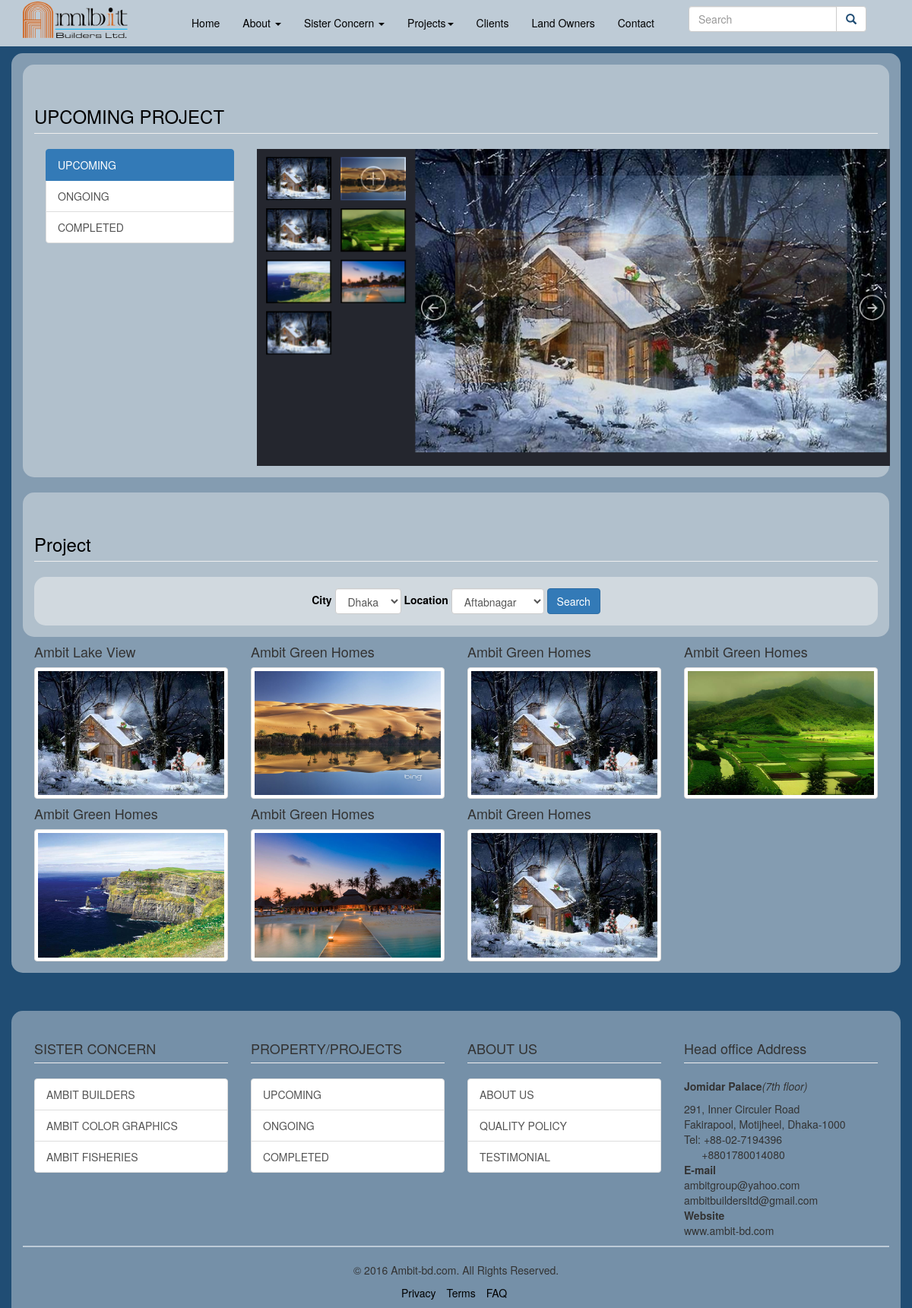
Screenshot of /upcoming.php with the database file from the repository.
### tables this page shows
CREATE TABLE IF NOT EXISTS `tbl_upcoming_project` (
  `id` int(20) NOT NULL AUTO_INCREMENT,
  `project_name` varchar(100) NOT NULL,
  `address` text NOT NULL,
  `land_area` varchar(300) NOT NULL,
  `land_position` varchar(300) NOT NULL,
  `city` varchar(50) NOT NULL,
  `project_location` varchar(100) NOT NULL,
  `label` varchar(100) NOT NULL,
  `no_of_apertment` varchar(100) NOT NULL,
  `apertment_size` text NOT NULL,
  `description` text NOT NULL,
  `no_of_lift` int(3) NOT NULL,
  `lift_capacity` int(3) NOT NULL,
  `generator` varchar(300) NOT NULL,
  `started_date` text NOT NULL,
  `ended_date` text NOT NULL,
  `image` text NOT NULL,
  `construction_status` text NOT NULL,
  `viedo_link` text NOT NULL,
  `map` text NOT NULL,
  PRIMARY KEY (`id`)
);

CREATE TABLE IF NOT EXISTS `tbl_contact_us` (
  `head_office` varchar(100) NOT NULL,
  `h_address` text NOT NULL,
  `local_office` varchar(100) NOT NULL,
  `l_address` text NOT NULL,
  PRIMARY KEY (`head_office`)
);

### class/Application.php (called while the page is built, shortened)
<?php
class Application {
    private $db_connect;
    public function __construct() {
        $host_name = 'localhost';
        $user_name = 'root';
        $password = '';
        $db_name = 'db_realstate';
        $this->db_connect = mysqli_connect($host_name, $user_name, $password, $db_name);
    }
    public function select_all_upcoming_project_info() {
        $sql = "SELECT * FROM tbl_upcoming_project";
        if (mysqli_query($this->db_connect, $sql)) {
            $query_result = mysqli_query($this->db_connect, $sql);
            return $query_result;
        } else {
            die('Query problem' . mysqli_error($this->db_connect));
        }
    }
    public function select_all_contact_info() {
        $sql = "SELECT * FROM tbl_contact_us";
        if (mysqli_query($this->db_connect, $sql)) {
            $query_result = mysqli_query($this->db_connect, $sql);
            return $query_result;
        } else {
            die('Query problem' . mysqli_error($this->db_connect));
        }
    }
}

### upcoming.php (the view, shortened to what this page needs)
<?php
$page_title = strtoupper(basename(__FILE__, '.php'));
?>
<?php include("./includes/header.php"); ?>
<?php
include("./includes/navbar.php");
$quiry_result = $obj_application->select_all_upcoming_project_info();
?>
<div class="container aboutus margintop60" >
    <div class="row subaboutus">
        <h3 class="page-header"><?php echo $page_title; ?> PROJECT</h3>
        <div class="col-md-3">
            <div class="list-group">
                <a href="upcoming.php" class="list-group-item active">UPCOMING</a>
                <a href="ongoing.php" class="list-group-item " >ONGOING</a>
                <a href="complete.php" class="list-group-item">COMPLETED</a>
            </div>
        </div>
        <div class="col-md-9">
            <div id="jssor_1" style="position: relative; margin: 0 auto; top: 0px; left: 0px; width: 960px; height: 480px; overflow: hidden; visibility: hidden; background-color: #24262e;">
                <div data-u="slides" style="cursor: default; position: relative; top: 0px; left: 240px; width: 720px; height: 480px; overflow: hidden;">
                    <?php while ($upcoming_info = mysqli_fetch_assoc($quiry_result)) { ?>
                        <div data-p="150.00" style="display: none;">
                            <a href="singleproject.php?id=<?= $upcoming_info['id']; ?>&category=tbl_upcoming_project">
                            <img data-u="image" src="images/<?= $upcoming_info['image']; ?>" class="img img-responsive" style="width:100%;margin-right:10px; padding-right:5px;" />  </a>
                        </div>
                    <?php } ?>
                </div>
                <div data-u="thumbnavigator" class="jssort01-99-66" style="position:absolute;left:0px;top:0px;width:240px;height:480px;" data-autocenter="2">
                    <div data-u="slides" style="cursor: default;">
                        <div data-u="prototype" class="p">
                            <div class="w">
                            </div>
                            <div class="c"></div>
                        </div>
                    </div>
                </div>
                <span data-u="arrowleft" class="jssora05l" style="top:158px;left:248px;width:40px;height:40px;" data-autocenter="2"></span>
                <span data-u="arrowright" class="jssora05r" style="top:158px;right:8px;width:40px;height:40px;" data-autocenter="2"></span>
            </div>
        </div>
    </div>
    <br>
    <div class="row subaboutus">
        <h3 class="page-header">Project</h3>
        <div class="text-center aboutus">
            <form class="form-inline" action="ongoing.php" method="post">
                <label for="exampleInputName2" >City </label>
                <select name="city" class="form-control" >
                    <?php
                $conn = new mysqli("localhost", "root", "", "db_realstate");
                    $sql = "SELECT DISTINCT  city FROM tbl_upcoming_project";
                    $result = $conn->query($sql);
                    if ($result->num_rows > 0) {
                        while ($row = $result->fetch_assoc()) {
                            ?>
                            <option value="<?= $row['city']; ?>"><?= $row['city']; ?></option>
                            <?php
                        }
                    }
                    ?>
                </select>
                <label for="exampleInputEmail2">Location </label>
                <select name="location" class="form-control">
                    <?php
                    $sql = "SELECT DISTINCT  project_location FROM tbl_upcoming_project";
                    $result = $conn->query($sql);
                    if ($result->num_rows > 0) {
                        while ($row = $result->fetch_assoc()) {
                            ?>
                            <option value="<?= $row['project_location']; ?>"><?= $row['project_location']; ?></option>
                            <?php
                        }
                    }
                    ?>
                </select>
                <input type="submit" name="Search" value="Search" class="btn btn-primary">
            </form>
        </div>
        </div>
        <?php
        $quiry_result = $obj_application->select_all_upcoming_project_info();
        while ($upcoming_info = mysqli_fetch_assoc($quiry_result)) {
            ?>
            <div class="col-md-3">
                <h4><?php echo $upcoming_info['project_name']; ?></h4><br>
                <a href="singleproject.php?id=<?= $upcoming_info['id']; ?>&category=tbl_upcoming_project">
                    <img class="img img-responsive img-thumbnail" src="images/<?php echo $upcoming_info['image']; ?>"></a>
            </div>
<?php } ?>
    </div>
<?php include("./includes/footer.php"); ?>

### includes/header.php (shortened to what this page needs)
<?php
require 'class/Application.php';
$obj_application = new Application();
$quiry_result=$obj_application->select_all_contact_info();
$contact_info=  mysqli_fetch_assoc($quiry_result);
$page="";
?>
<!DOCTYPE html>
<html lang="en">
<head>
    <link href="css/bootstrap.min.css" rel="stylesheet">
    <link href="css/font-awesome.css" rel="stylesheet">
    <link href="css/font-awesome.min.css" rel="stylesheet">
    <link rel="stylesheet" href="css/swiper.min.css">
    <link href="css/full-slider.css" rel="stylesheet">
    <link href="css/style.css" rel="stylesheet">
    <link href="css/slider.css" rel="stylesheet">
</head>
<body>

### includes/navbar.php (shortened to what this page needs)
<nav class="nav navbar  navbar-fixed-top navbar-inner" role="navigation">
    <div class="container">
        <div class="navbar-header">
            <a class="navbar-brand" href="index.php">
                <img src="images/ambit-logo.png" class="img img-responsive" height="30px" width="140px">
            </a>
        </div>
        <div class="collapse navbar-collapse pull-right" id="bs-example-navbar-collapse-1">
            <ul class="nav navbar-nav">
                <li>
                    <a href="index.php">Home</a>
                </li>
                <li class="dropdown">
                    <a href="#" class="dropdown-toggle" data-toggle="dropdown">About <span class="caret"></span></a>
                </li>
                <li class="dropdown">
                    <a href="#" class="dropdown-toggle" data-toggle="dropdown">Sister Concern <span class="caret"></span></a>
                </li>
                <li class="dropdown">
                    <a href="#" class="dropdown-toggle" data-toggle="dropdown">Projects<span class="caret"></span></a>
                </li>
                <li>
                    <a href="Clients.php">Clients</a>
                </li>
                <li>
                    <a href="landowner.php">Land Owners</a>
                </li>
                <li>
                    <a href="contact.php">Contact</a>
                </li>
                <li>
                 <div class="col-sm-12 col-xs-12 pull-right">
            <form class="navbar-form" role="search" action="search.php" method="post">
          <div class="input-group">
              <input type="text" class="form-control col-md-3" placeholder="Search" name="location" id="srch-term">
            <div class="input-group-btn">
                <button class="btn btn-default" type="submit"><i class="glyphicon glyphicon-search"></i></button>
                </div>
          </div>
            </form>
          </div>
                </li>
            </ul>
        </div>
    </div>
</nav>

### includes/footer.php (shortened to what this page needs)
<?php
if (isset($page)) {
    if ($page != "index.php") {
        ?>
        <footer>
            <div class="container back">
                <div class="col-md-3">
                    <h4 class="page-header">SISTER CONCERN</h4>
                    <div class="list-group">
                        <a href="../sisterConcernBuilders.php" class="list-group-item ">AMBIT BUILDERS</a>
                        <a href="../sisterConcernColorGraphics.php" class="list-group-item ">AMBIT COLOR GRAPHICS</a>
                        <a href="../sisterConcernFisheries.php" class="list-group-item ">AMBIT FISHERIES</a>
                    </div>
                </div>
                <div class="col-md-3">
                    <h4 class="page-header">PROPERTY/PROJECTS</h4>
                    <div class="list-group">
                        <a href="upcoming.php" class="list-group-item ">UPCOMING</a>
                        <a href="ongoing.php" class="list-group-item " >ONGOING</a>
                        <a href="complete.php" class="list-group-item">COMPLETED</a>
                    </div>
                </div>
                <div class="col-md-3">
                    <h4 class="page-header">ABOUT US</h4>
                    <div class="list-group">
                        <a href="./aboutus.php" class="list-group-item ">ABOUT US</a>
                        <a href="./qualitypolicy.php" class="list-group-item " >QUALITY POLICY</a>
                        <a href="./testimonial.php" class="list-group-item">TESTIMONIAL</a>
                    </div>
                </div>
                <div class="col-md-3">
                    <h4 class="page-header">Head office Address</h4>
                    <p class="text-left">
                        <?php echo $contact_info['h_address']; ?>
                    </p>
                </div>
                <hr class="hr">
                <div class="text-center">
                    <p>© 2016 Ambit-bd.com. All Rights Reserved.</p>
                    <ul class="list-inline">
                        <li>
                            <a href="#">Privacy</a>
                        </li>
                        <li>
                            <a href="#">Terms</a>
                        </li>
                        <li>
                            <a href="#">FAQ</a>
                        </li>
                    </ul>
                </div>
            </div>
        </footer>
        <?php
    }
}
?>
</body>
</html>

### css/full-slider.css (style rules this page uses)
html, body { height: 100%; }
.carousel, .item, .active { height: 100%; }
footer { margin: 50px 0; }

### css/style.css (style rules this page uses)
.back { background-color: rgba(245, 245, 245, 0.4); border-top-right-radius: 15px; border-top-left-radius: 15px; }
.hr { background-color: #becbd7; width: 100%; height: 2px; border: 10px; }
footer { margin-bottom: -100px; }
.aboutus { background-color: rgba(245, 245, 245, 0.47); border-radius: 15px; padding: 15px; margin: auto; }
.subaboutus { background-color: rgba(245, 245, 245, 0.4); border-radius: 15px; padding: 15px; margin: auto; color: rgba(0,0,0,1); }
.navbar-inner { background-color:rgba(255, 255, 255, 0.71); }
i { color:#204d74; }
a { color: black; }
.margintop60 { margin-top: 70px; }
body { background-color: rgb(32, 77, 116); }
.list-group-item.active, .list-group-item.active:focus, .list-group-item.active:hover { z-index: 2; color: #fff; }
.carousel-inner>.item>a>img, .carousel-inner>.item>img, .img-responsive, .thumbnail a>img, .thumbnail>img { height: auto; margin-top: -20px; }
.navbar-brand { float: left; height: 60px; padding: 22px 15px; font-size: 18px; line-height: 20px; }
.navbar-nav>li>a { line-height: 30px; }

### css/slider.css (style rules this page uses)
.jssora05l, .jssora05r { display: block; position: absolute; width: 40px; height: 40px; cursor: pointer; background: url('images/a17.png') no-repeat; overflow: hidden; }
.jssora05l { background-position: -10px -40px; }
.jssora05r { background-position: -70px -40px; }
.jssort01-99-66 .p { position: absolute; top: 0; left: 0; width: 99px; height: 66px; }
.jssort01-99-66 .w { position: absolute; top: 0px; left: 0px; width: 100%; height: 100%; }
.jssort01-99-66 .c { position: absolute; top: 0px; left: 0px; width: 95px; height: 62px; border: #000 2px solid; box-sizing: content-box; background: url('images/t01.png') -800px -800px no-repeat; _background: none; }
.jssort01-99-66 .pav .c { top: 2px; _top: 0px; left: 2px; _left: 0px; width: 95px; height: 62px; border: #000 0px solid; _border: #fff 2px solid; background-position: 50% 50%; }

### rows the page displays
tbl_upcoming_project: image (picture), project_name "Ambit Lake View"
tbl_upcoming_project: image (picture), project_name "Ambit Green Homes"
tbl_upcoming_project: project_name "Ambit Green Homes", image (picture)
tbl_upcoming_project: project_name "Ambit Green Homes", image (picture)
tbl_upcoming_project: project_name "Ambit Green Homes", image (picture)
tbl_upcoming_project: project_name "Ambit Green Homes", image (picture)
tbl_upcoming_project: project_name "Ambit Green Homes", image (picture)
tbl_contact_us: h_address "Jomidar Palace (7th floor) 291, Inner Circuler Road Fakirapool, Motijheel, Dhaka-1000 Tel: +88-02-7194396 +8801780014080 E-mail ambitgroup@yahoo.com ambitbuildersltd@gmail.com Website www.ambit-bd.com"

### other values shown
$page_title "UPCOMING"
form field city "Dhaka"
form field location "Aftabnagar"
